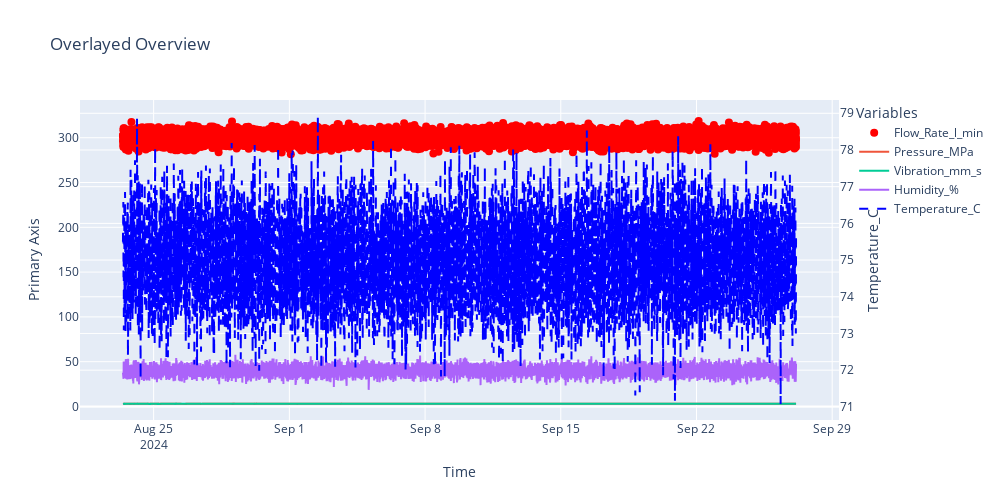

This figure's notebook cell:
### Code cell
overlaid_plots_with_plotly(df=df_stable, scatter_variable='Flow_Rate_l_min', variable_of_interest='Temperature_C', save_plot=False)

### Figure 1 — Plotly figure (JSON) as saved in the notebook; plotly's stock layout.template omitted (floating-point values rounded to 4 significant figures; data arrays with more than 128 entries replaced by an {"elided": "..."} marker saying what was removed)
{"data": [{"marker": {"color": "red", "size": 8}, "mode": "markers", "name": "Flow_Rate_l_min", "type": "scatter", "x": {"elided": "10000 str values"}, "y": {"elided": "10000 float values"}}, {"mode": "lines", "name": "Pressure_MPa", "type": "scatter", "x": {"elided": "10000 str values"}, "y": {"elided": "10000 float values"}, "yaxis": "y"}, {"mode": "lines", "name": "Vibration_mm_s", "type": "scatter", "x": {"elided": "10000 str values"}, "y": {"elided": "10000 float values"}, "yaxis": "y"}, {"mode": "lines", "name": "Humidity_%", "type": "scatter", "x": {"elided": "10000 str values"}, "y": {"elided": "10000 float values"}, "yaxis": "y"}, {"line": {"color": "blue", "dash": "dash"}, "mode": "lines", "name": "Temperature_C", "type": "scatter", "x": {"elided": "10000 str values"}, "y": {"elided": "10000 float values"}, "yaxis": "y2"}], "layout": {"height": 500, "hovermode": "x unified", "legend": {"title": {"text": "Variables"}}, "title": {"text": "Overlayed Overview"}, "width": 1000, "xaxis": {"title": {"text": "Time"}}, "yaxis": {"title": {"text": "Primary Axis"}}, "yaxis2": {"overlaying": "y", "side": "right", "title": {"text": "Temperature_C"}}}}
